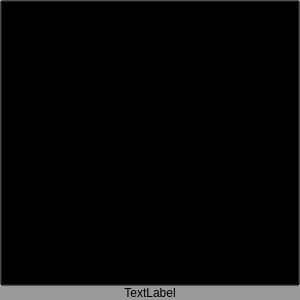
<?xml version="1.0" encoding="UTF-8"?>
<ui version="4.0">
 <class>UiApplicationItem</class>
 <widget class="QFrame" name="UiApplicationItem">
  <property name="geometry">
   <rect>
    <x>0</x>
    <y>0</y>
    <width>300</width>
    <height>300</height>
   </rect>
  </property>
  <property name="minimumSize">
   <size>
    <width>300</width>
    <height>300</height>
   </size>
  </property>
  <property name="maximumSize">
   <size>
    <width>312</width>
    <height>319</height>
   </size>
  </property>
  <property name="windowTitle">
   <string>Frame</string>
  </property>
  <property name="styleSheet">
   <string notr="true">background-color: rgba(0, 0, 0, 40);</string>
  </property>
  <property name="frameShape">
   <enum>QFrame::NoFrame</enum>
  </property>
  <property name="frameShadow">
   <enum>QFrame::Plain</enum>
  </property>
  <layout class="QVBoxLayout" name="verticalLayout_2">
   <property name="spacing">
    <number>0</number>
   </property>
   <property name="leftMargin">
    <number>0</number>
   </property>
   <property name="topMargin">
    <number>0</number>
   </property>
   <property name="rightMargin">
    <number>0</number>
   </property>
   <property name="bottomMargin">
    <number>0</number>
   </property>
   <item>
    <widget class="QPushButton" name="applicationButton">
     <property name="sizePolicy">
      <sizepolicy hsizetype="Expanding" vsizetype="Expanding">
       <horstretch>0</horstretch>
       <verstretch>0</verstretch>
      </sizepolicy>
     </property>
     <property name="layoutDirection">
      <enum>Qt::LeftToRight</enum>
     </property>
     <property name="autoFillBackground">
      <bool>false</bool>
     </property>
     <property name="text">
      <string/>
     </property>
     <property name="icon">
      <iconset resource="../rec/rec.qrc">
       <normaloff>:/icon/electrical simulator.png</normaloff>:/icon/electrical simulator.png</iconset>
     </property>
     <property name="iconSize">
      <size>
       <width>300</width>
       <height>300</height>
      </size>
     </property>
     <property name="checkable">
      <bool>false</bool>
     </property>
     <property name="autoExclusive">
      <bool>false</bool>
     </property>
     <property name="autoDefault">
      <bool>false</bool>
     </property>
     <property name="flat">
      <bool>false</bool>
     </property>
    </widget>
   </item>
   <item>
    <widget class="QLabel" name="applicationName">
     <property name="minimumSize">
      <size>
       <width>0</width>
       <height>0</height>
      </size>
     </property>
     <property name="layoutDirection">
      <enum>Qt::LeftToRight</enum>
     </property>
     <property name="text">
      <string>TextLabel</string>
     </property>
     <property name="alignment">
      <set>Qt::AlignCenter</set>
     </property>
    </widget>
   </item>
  </layout>
 </widget>
 <resources>
  <include location="../rec/rec.qrc"/>
 </resources>
 <connections/>
</ui>
